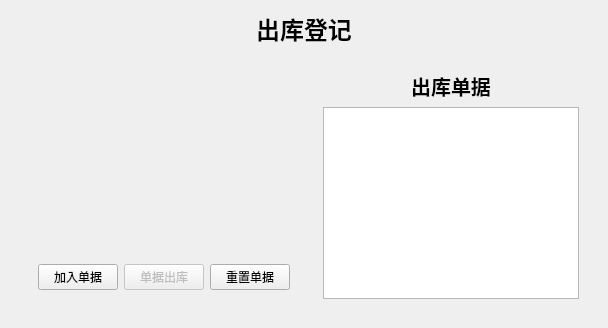
      <widget class="QWidget" name="page_3">
       <layout class="QVBoxLayout" name="verticalLayout_25">
        <item>
         <widget class="QLabel" name="thirdlabel">
          <property name="font">
           <font>
            <family>隶书</family>
            <pointsize>18</pointsize>
            <italic>false</italic>
            <bold>true</bold>
            <underline>false</underline>
            <strikeout>false</strikeout>
           </font>
          </property>
          <property name="text">
           <string>出库登记</string>
          </property>
          <property name="alignment">
           <set>Qt::AlignCenter</set>
          </property>
         </widget>
        </item>
        <item>
         <widget class="QWidget" name="outStoreWidget" native="true">
          <layout class="QHBoxLayout" name="horizontalLayout_17">
           <item>
            <widget class="QWidget" name="widget_12" native="true">
             <property name="sizePolicy">
              <sizepolicy hsizetype="Preferred" vsizetype="Preferred">
               <horstretch>0</horstretch>
               <verstretch>0</verstretch>
              </sizepolicy>
             </property>
             <layout class="QVBoxLayout" name="verticalLayout_4">
              <item>
               <widget class="QWidget" name="thirdOutStoreWidget" native="true">
                <property name="sizePolicy">
                 <sizepolicy hsizetype="Preferred" vsizetype="Preferred">
                  <horstretch>0</horstretch>
                  <verstretch>2</verstretch>
                 </sizepolicy>
                </property>
               </widget>
              </item>
              <item>
               <widget class="QWidget" name="widget_18" native="true">
                <property name="sizePolicy">
                 <sizepolicy hsizetype="Preferred" vsizetype="Preferred">
                  <horstretch>0</horstretch>
                  <verstretch>0</verstretch>
                 </sizepolicy>
                </property>
                <property name="contextMenuPolicy">
                 <enum>Qt::DefaultContextMenu</enum>
                </property>
                <layout class="QHBoxLayout" name="horizontalLayout_16">
                 <item>
                  <widget class="QPushButton" name="thirdPreOutStorePushButton">
                   <property name="sizePolicy">
                    <sizepolicy hsizetype="Fixed" vsizetype="Fixed">
                     <horstretch>0</horstretch>
                     <verstretch>0</verstretch>
                    </sizepolicy>
                   </property>
                   <property name="text">
                    <string>加入单据</string>
                   </property>
                  </widget>
                 </item>
                 <item>
                  <widget class="QPushButton" name="thirdOutStorePushButton">
                   <property name="enabled">
                    <bool>false</bool>
                   </property>
                   <property name="sizePolicy">
                    <sizepolicy hsizetype="Fixed" vsizetype="Fixed">
                     <horstretch>0</horstretch>
                     <verstretch>0</verstretch>
                    </sizepolicy>
                   </property>
                   <property name="text">
                    <string>单据出库</string>
                   </property>
                  </widget>
                 </item>
                 <item>
                  <widget class="QPushButton" name="thirdResetOutStorePushButton">
                   <property name="sizePolicy">
                    <sizepolicy hsizetype="Fixed" vsizetype="Fixed">
                     <horstretch>0</horstretch>
                     <verstretch>0</verstretch>
                    </sizepolicy>
                   </property>
                   <property name="text">
                    <string>重置单据</string>
                   </property>
                  </widget>
                 </item>
                </layout>
               </widget>
              </item>
             </layout>
            </widget>
           </item>
           <item>
            <widget class="QWidget" name="widget_44" native="true">
             <property name="sizePolicy">
              <sizepolicy hsizetype="Preferred" vsizetype="Preferred">
               <horstretch>10</horstretch>
               <verstretch>0</verstretch>
              </sizepolicy>
             </property>
             <layout class="QVBoxLayout" name="verticalLayout_12">
              <item>
               <widget class="QLabel" name="label_46">
                <property name="font">
                 <font>
                  <family>楷体</family>
                  <pointsize>15</pointsize>
                  <bold>true</bold>
                 </font>
                </property>
                <property name="text">
                 <string>出库单据</string>
                </property>
                <property name="alignment">
                 <set>Qt::AlignCenter</set>
                </property>
               </widget>
              </item>
              <item>
               <widget class="QListWidget" name="thirdListWidget">
                <property name="sizePolicy">
                 <sizepolicy hsizetype="Expanding" vsizetype="Expanding">
                  <horstretch>4</horstretch>
                  <verstretch>0</verstretch>
                 </sizepolicy>
                </property>
               </widget>
              </item>
             </layout>
            </widget>
           </item>
          </layout>
         </widget>
        </item>
       </layout>
      </widget>
